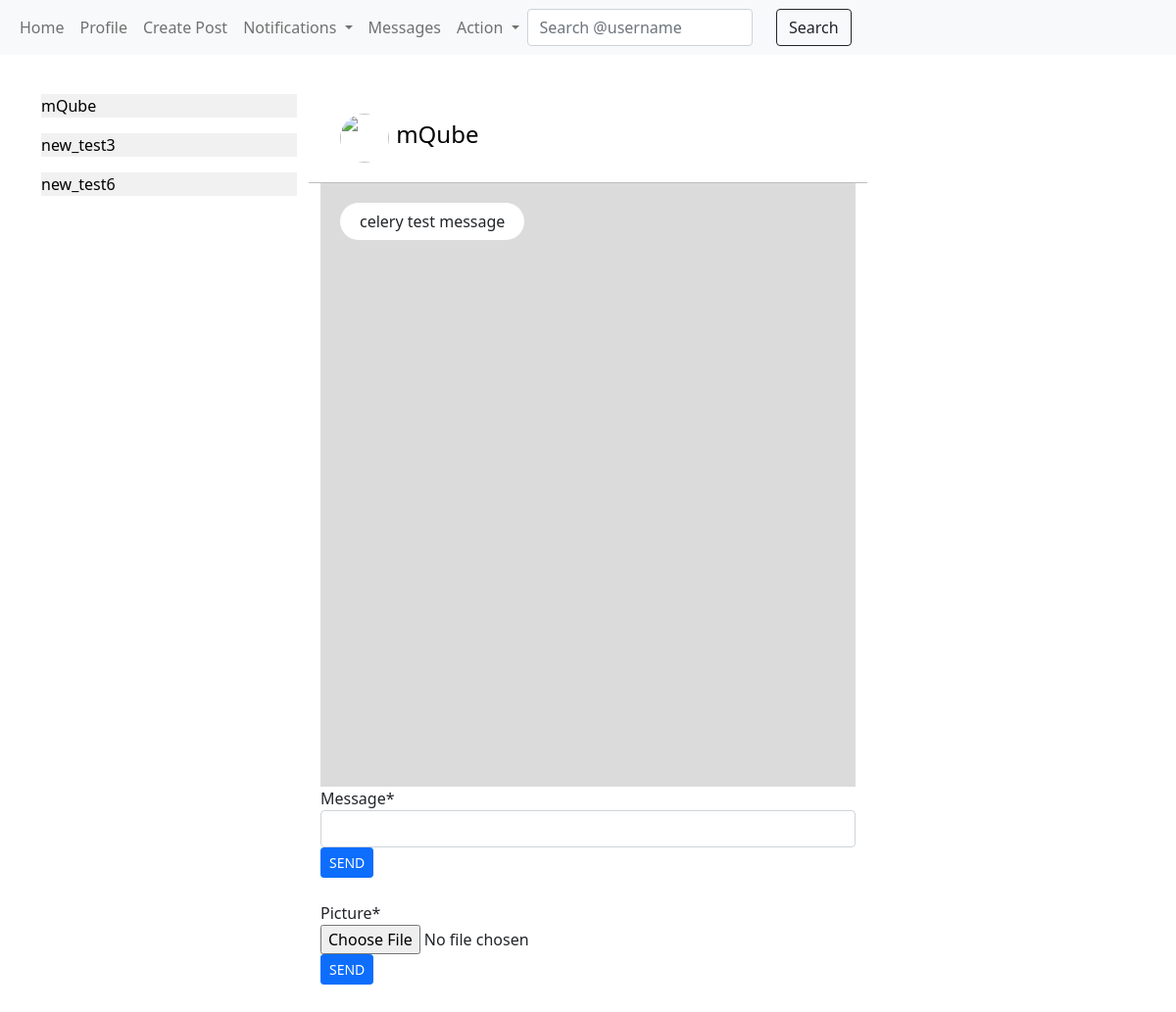
Page /messages/mQube/ (signed in) on the committed database.
### Messages/models.py (models this page shows, shortened)
class InboxAlert(models.Model):
    receiver = models.ForeignKey(User, on_delete=models.CASCADE, related_name='received_from')
    sender = models.ForeignKey(User, on_delete=models.CASCADE, related_name='sent_to')
    alert = models.BooleanField(default=True)
    last_alert = models.DateTimeField(auto_now=True)
    message = models.CharField(max_length=100, default='')
    class Meta:
        ordering = ('-last_alert',)

class Message(models.Model):
    sender = models.ForeignKey(User, on_delete=models.CASCADE, related_name='sent')
    receiver = models.ForeignKey(User, on_delete=models.CASCADE, related_name='received')
    message = models.CharField(verbose_name='Type your message..', max_length=2000, blank=True)
    date = models.DateTimeField(auto_now_add=True)
    attachment = models.ForeignKey(Post, on_delete=models.CASCADE, blank=True, null=True)
    picture = models.ImageField(upload_to='message', blank=True)
    preview = models.CharField(max_length=100, default='')
    class Meta:
        ordering = ('date',)

### Messages/views.py (the view)
# urls.py: path('<username>/', views.inbox, name='inbox'),
def inbox(req, username):
    recipient = User.objects.get(username=username)
    new_message = SendMessage()
    new_picture = SendPicture()
    messages = Message.objects.filter(sender__in=[req.user, recipient], receiver__in=[req.user, recipient])
    InboxAlert.objects.filter(sender=recipient, receiver=req.user).update(alert=False)
    return render(req, template_name='Messages/inbox.html', context={'recipient':recipient, 'new_message':new_message, 'new_picture':new_picture, 'messages':messages})

### Messages/forms.py
class SendMessage(ModelForm):
    message = CharField(required=True)
    class Meta:
        model = Message
        fields = ('message',)

class SendPicture(ModelForm):
    picture = ImageField(required=True)
    class Meta:
        model = Message
        fields = ('picture',)

### Posts/templatetags/custom_filter.py (called while the page is built)
@register.filter
def unread_count(notifications):
    unread = notifications.filter(unread=True).count()
    return unread

@register.filter
def alert(inbox_alert):
    if inbox_alert.filter(alert=True):
        return True
    return False

### Profile/models.py (called while the page is built)
    def __str__(self):
        return f'{self.notifier} {self.notification}.'

### templates/Messages/inbox.html (shortened to what this page needs)
{% extends 'base.html' %}
{% load crispy_forms_tags %}
{% block body %}
    <div class="row">
        <div class="col-sm-3">
            {% for inbox in user.received_from.all %}
            <a style="text-decoration: none; color: #000;" href="{% url 'messages:inbox' username=inbox.sender %}"><p style="background-color: rgb(241, 241, 241);">{{inbox.sender}}
            </p></a>
        {% endfor %}
        </div>
        <div class="col-sm-6">
            <div class="row" style="padding: 20px; border-bottom: 1px solid rgb(190, 190, 190);">
                <div class="col-sm-1">
                    <a href="{% url 'profile:user_profile' pk=recipient.pk %}"><img class="rounded-circle" src="/media/{{recipient.profile.pro_pic}}" alt="" width="50px" height="50px"></a>
                </div>
                <div class="col-sm-10" style="padding-left: 25px; padding-top: 7px;">
                    <h4 style="display: inline-block;"><a style="text-decoration: none; color: #000;" href="{% url 'profile:user_profile' pk=recipient.pk %}">{{recipient}}</a></h4>
                </div>
            </div>
            <div style="height: 77vh; overflow-y: scroll; background-color: #dbdbdb; padding: 20px;">
                {% for message in messages %}
                {% if message.sender == user %}
                <div>
                    {% if message.message != '' %}
                    <div class="d-flex flex-row-reverse">
                        <p style="display: inline-block; background: #8f91ef; padding: 7px 20px; overflow: hidden; border-radius: 30px; max-width: 75%;">{{ message.message }}</p>
                    </div>
                    {% elif message.picture %}
                    <div class="d-flex flex-row-reverse">
                        <img src="/media/{{ message.picture }}" alt="" width="80%">
                    </div>
                    {% elif message.attachment %}
                    <div class="d-flex flex-row-reverse">
                        <div style="background: #8f91ef; overflow: hidden; border-radius: 30px; width: 75%;">
                            <a href="{% url 'post:single_post' pk=message.attachment.pk %}">
                                <p style="padding: 7px 20px 0 20px; text-decoration: none; color: #000;">(@{{message.attachment.author}}) {{message.attachment.caption|slice:":50"}}</p>
                                <img src="/media/{{message.attachment.image}}" alt="" width="100%">
                            </a>
                        </div>
                    </div>
                    {% endif %}
                </div>
                {% else %}
                <div>
                    {% if message.message != '' %}
                    <div>
                        <p style="display: inline-block; background: #fff; padding: 7px 20px; overflow: hidden; border-radius: 30px; max-width: 75%;">{{ message.message }}</p>
                    </div>
                    {% elif message.picture %}
                        <img src="/media/{{ message.picture }}" alt="" width="80%"">
                    {% endif %}
                </div>
                {% endif %}
                <br>
                {% endfor %}
            </div>
            <div>
                <form method="POST" action="{% url 'messages:send_message' pk=recipient.pk %}">
                    {{ new_message|crispy }}
                    <input type="submit" value="SEND" class="btn btn-sm btn-primary">
                </form>
                <br>
                <form method="POST" enctype="multipart/form-data" action="{% url 'messages:send_picture' pk=recipient.pk %}">
                    {{ new_picture|crispy }}
                    <input type="submit" value="SEND" class="btn btn-sm btn-primary">
                </form>
                <br>
                <br>
                <br>
            </div>
        </div>
    </div>
{% endblock %}

### rows in the picture
InboxAlert: sender "mQube"
InboxAlert: sender "new_test3"
InboxAlert: sender "new_test6"
Message: message "celery test message"

### other values in the picture
{{ recipient }} "mQube"
